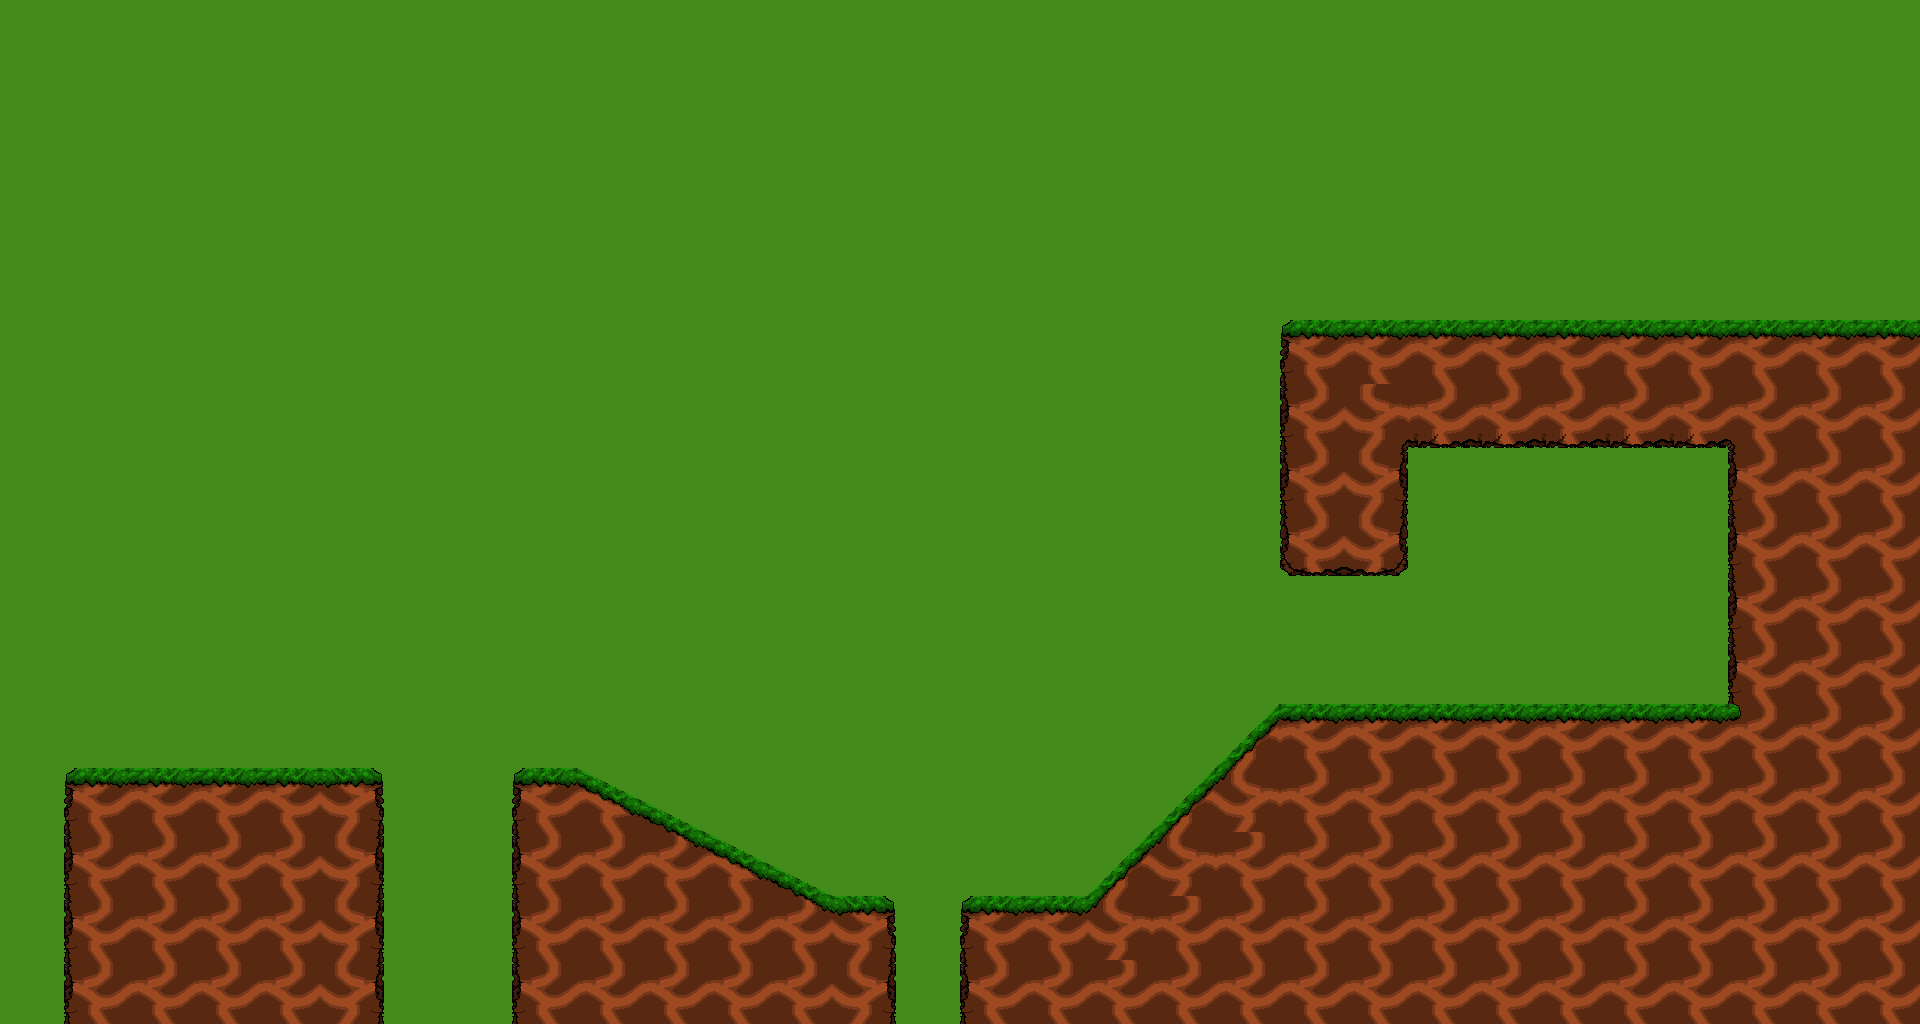

This is a level from a 2D game, rendered from its Tiled map with the project's own tilesets. A one-line summary and the complete map file follow:
An orthogonal 30x16 tile map with 64x64 px tiles, 1 tile layer (Tile Layer 1).

<map version="1.10" tiledversion="1.10.2" orientation="orthogonal" renderorder="right-down" width="30" height="16" tilewidth="64" tileheight="64" infinite="0" backgroundcolor="#438c1c" nextlayerid="2" nextobjectid="1">
 <editorsettings>
  <export format="tmx" />
 </editorsettings>
 <tileset firstgid="1" source="Test Sheet.tsx" />
 <layer id="1" name="Tile Layer 1" width="30" height="16">
  <data encoding="csv">
0,0,0,0,0,0,0,0,0,0,0,0,0,0,0,0,0,0,0,0,0,0,0,0,0,0,0,0,0,0,
0,0,0,0,0,0,0,0,0,0,0,0,0,0,0,0,0,0,0,0,0,0,0,0,0,0,0,0,0,0,
0,0,0,0,0,0,0,0,0,0,0,0,0,0,0,0,0,0,0,0,0,0,0,0,0,0,0,0,0,0,
0,0,0,0,0,0,0,0,0,0,0,0,0,0,0,0,0,0,0,0,0,0,0,0,0,0,0,0,0,0,
0,0,0,0,0,0,0,0,0,0,0,0,0,0,0,0,0,0,0,0,0,0,0,0,0,0,0,0,0,0,
0,0,0,0,0,0,0,0,0,0,0,0,0,0,0,0,0,0,0,0,1,2,2,2,2,2,2,2,2,2,
0,0,0,0,0,0,0,0,0,0,0,0,0,0,0,0,0,0,0,0,11,5,22,22,22,22,22,6,12,12,
0,0,0,0,0,0,0,0,0,0,0,0,0,0,0,0,0,0,0,0,11,13,0,0,0,0,0,11,12,12,
0,0,0,0,0,0,0,0,0,0,0,0,0,0,0,0,0,0,0,0,21,23,0,0,0,0,0,11,12,12,
0,0,0,0,0,0,0,0,0,0,0,0,0,0,0,0,0,0,0,0,0,0,0,0,0,0,0,11,12,12,
0,0,0,0,0,0,0,0,0,0,0,0,0,0,0,0,0,0,0,0,0,0,0,0,0,0,0,11,12,12,
0,0,0,0,0,0,0,0,0,0,0,0,0,0,0,0,0,0,0,8,2,2,2,2,2,2,2,16,12,12,
0,1,2,2,2,3,0,0,1,25,26,0,0,0,0,0,0,0,8,18,12,12,12,12,12,12,12,12,12,12,
0,11,12,12,12,13,0,0,11,35,36,25,26,0,0,0,0,8,18,12,12,12,12,12,12,12,12,12,12,12,
0,11,12,12,12,13,0,0,11,12,12,35,36,3,0,1,2,18,12,12,12,12,12,12,12,12,12,12,12,12,
0,11,12,12,12,13,0,0,11,12,12,12,12,13,0,11,12,12,12,12,12,12,12,12,12,12,12,12,12,12
</data>
 </layer>
</map>